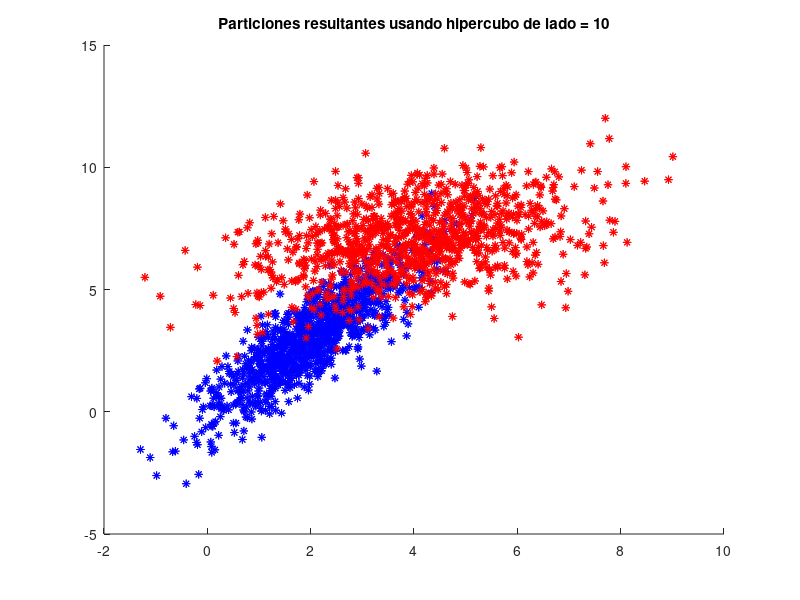

Reproduce this figure in MATLAB. (Note: this script raises an error after producing the figure.)
% Genero dos clases en R2

% Caso clases con dos Gaussinas
mu = [2,3];
sigma = [1,1.5;1.5,3];
rng default  % For reproducibility
F1 = mvnpdf(mu, sigma);
r1 = mvnrnd(mu,sigma,1000);

mu1 = [4,7];
sigma1 = [2.5,1.0;1.0,2];
rng default  % For reproducibility
F2 = mvnpdf(mu1, sigma1);
r2 = mvnrnd(mu1,sigma1,1000);

%  Figura1 : Grafico de las dos clases
figure(1)
hold on;
plot(r1(:,1),r1(:,2),'b*')
plot(r2(:,1),r2(:,2),'r*')

indices_min = r1(1, :);
indices_max = r1(1, :);
for i=1:1000
	indices_min_i = zeros(2);
	indices_max_i = zeros(2);
	for j=1:2
		if (r1(i,j) <= r2(i,j))
			indices_min_i(j) = r1(i,j);
			indices_max_i(j) = r2(i,j);
		else 
			indices_min_i(j) = r2(i,j);
			indices_max_i(j) = r1(i,j);
		end
		if (indices_min_i(j) < indices_min(j))
			indices_min(j) = indices_min_i(j);
		end
		if (indices_max_i(j) > indices_max(j))
			indices_max(j) = indices_max_i(j);
		end
	end
end

x1 = floor(indices_min(1));
x2 = ceil(indices_max(1));
m_width = x2-x1;
y1 = floor(indices_min(2));
y2 = ceil(indices_max(2));
m_height = y2 - y1;
matrix = zeros([m_width m_height]);

% Parametros ventana de parzen
ventanas = [10, 4, 2, 1, 0.5];
dim = 2;

for k=1:length(ventanas)

h = ventanas(k);

%  Usando ventana hipercubica
figure(k);
title(['Particiones resultantes usando hipercubo de lado = ', num2str(h)]);
hold on;
plot(r1(:,1),r1(:,2),'b*')
plot(r2(:,1),r2(:,2),'r*')

for i=x1:x2
    for j=y1:y2
        x_ij = [i, j];
        p1 = parzen_hipercubo(x_ij, r1, h, dim);
        p2 = parzen_hipercubo(x_ij, r2, h, dim);
        if ( p1 > p2 )
        	p = patch([i-0.5 i+0.5 i+0.5 i-0.5],[j-0.5 j-0.5 j+0.5 j+0.5],'b');
        	set(p,'FaceAlpha',0.2);
        	set(p,'LineStyle','none');
        elseif ( p2 > p1 )
        	p = patch([i-0.5 i+0.5 i+0.5 i-0.5],[j-0.5 j-0.5 j+0.5 j+0.5],'r');
        	set(p,'FaceAlpha',0.5);
        	set(p,'LineStyle','none');
        end
    end
end
hold off;

% Usando ventana circular
figure(k+length(ventanas));
title(['Particiones resultantes usando ventana circular de radio = ', num2str(h)]);
hold on;
plot(r1(:,1),r1(:,2),'b*')
plot(r2(:,1),r2(:,2),'r*')

for i=x1:x2
    for j=y1:y2
        x_ij = [i, j];
        p1 = parzenr2_circulo(x_ij, r1, h);
        p2 = parzenr2_circulo(x_ij, r2, h);
        if ( p1 > p2 )
        	p = patch([i-0.5 i+0.5 i+0.5 i-0.5],[j-0.5 j-0.5 j+0.5 j+0.5],'b');
        	set(p,'FaceAlpha',0.2);
        	set(p,'LineStyle','none');
        elseif ( p2 > p1 )
        	p = patch([i-0.5 i+0.5 i+0.5 i-0.5],[j-0.5 j-0.5 j+0.5 j+0.5],'r');
        	set(p,'FaceAlpha',0.5);
        	set(p,'LineStyle','none');
        end
    end
end
hold off;
end
